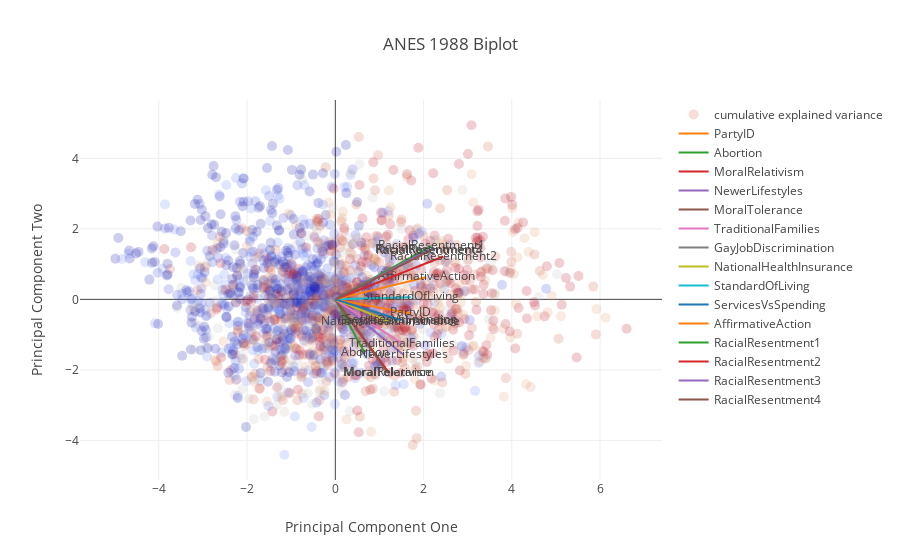

Notebook code cell kept with this figure:
### Code cell
biplot(pca, data_scaled, title='ANES 1988 Biplot', color=data_scaled.PartyID)

### Figure 1 — Plotly figure (JSON) as saved in the notebook; plotly's stock layout.template omitted (floating-point values rounded to 4 significant figures; data arrays with more than 128 entries replaced by an {"elided": "..."} marker saying what was removed)
{"data": [{"marker": {"color": {"elided": "2040 float values"}, "opacity": 0.2, "size": 10}, "mode": "markers", "name": "cumulative explained variance", "type": "scatter", "x": {"elided": "2040 float values"}, "y": {"elided": "2040 float values"}}, {"marker": {"color": {"elided": "2040 float values"}}, "mode": "lines+text", "name": "PartyID", "text": ["", "PartyID"], "type": "scatter", "x": [0, 1.695], "y": [0, -0.3995]}, {"marker": {"color": {"elided": "2040 float values"}}, "mode": "lines+text", "name": "Abortion", "text": ["", "Abortion"], "type": "scatter", "x": [0, 0.6621], "y": [0, -1.509]}, {"marker": {"color": {"elided": "2040 float values"}}, "mode": "lines+text", "name": "MoralRelativism", "text": ["", "MoralRelativism"], "type": "scatter", "x": [0, 1.211], "y": [0, -2.079]}, {"marker": {"color": {"elided": "2040 float values"}}, "mode": "lines+text", "name": "NewerLifestyles", "text": ["", "NewerLifestyles"], "type": "scatter", "x": [0, 1.544], "y": [0, -1.572]}, {"marker": {"color": {"elided": "2040 float values"}}, "mode": "lines+text", "name": "MoralTolerance", "text": ["", "MoralTolerance"], "type": "scatter", "x": [0, 1.19], "y": [0, -2.089]}, {"marker": {"color": {"elided": "2040 float values"}}, "mode": "lines+text", "name": "TraditionalFamilies", "text": ["", "TraditionalFamilies"], "type": "scatter", "x": [0, 1.517], "y": [0, -1.263]}, {"marker": {"color": {"elided": "2040 float values"}}, "mode": "lines+text", "name": "GayJobDiscrimination", "text": ["", "GayJobDiscrimination"], "type": "scatter", "x": [0, 1.418], "y": [0, -0.6132]}, {"marker": {"color": {"elided": "2040 float values"}}, "mode": "lines+text", "name": "NationalHealthInsurance", "text": ["", "NationalHealthInsurance"], "type": "scatter", "x": [0, 1.249], "y": [0, -0.6449]}, {"marker": {"color": {"elided": "2040 float values"}}, "mode": "lines+text", "name": "StandardOfLiving", "text": ["", "StandardOfLiving"], "type": "scatter", "x": [0, 1.709], "y": [0, 0.05683]}, {"marker": {"color": {"elided": "2040 float values"}}, "mode": "lines+text", "name": "ServicesVsSpending", "text": ["", "ServicesVsSpending"], "type": "scatter", "x": [0, 1.495], "y": [0, -0.5919]}, {"marker": {"color": {"elided": "2040 float values"}}, "mode": "lines+text", "name": "AffirmativeAction", "text": ["", "AffirmativeAction"], "type": "scatter", "x": [0, 2.057], "y": [0, 0.6253]}, {"marker": {"color": {"elided": "2040 float values"}}, "mode": "lines+text", "name": "RacialResentment1", "text": ["", "RacialResentment1"], "type": "scatter", "x": [0, 2.172], "y": [0, 1.511]}, {"marker": {"color": {"elided": "2040 float values"}}, "mode": "lines+text", "name": "RacialResentment2", "text": ["", "RacialResentment2"], "type": "scatter", "x": [0, 2.443], "y": [0, 1.214]}, {"marker": {"color": {"elided": "2040 float values"}}, "mode": "lines+text", "name": "RacialResentment3", "text": ["", "RacialResentment3"], "type": "scatter", "x": [0, 2.114], "y": [0, 1.412]}, {"marker": {"color": {"elided": "2040 float values"}}, "mode": "lines+text", "name": "RacialResentment4", "text": ["", "RacialResentment4"], "type": "scatter", "x": [0, 2.145], "y": [0, 1.382]}], "layout": {"title": "ANES 1988 Biplot", "xaxis": {"title": "Principal Component One"}, "yaxis": {"title": "Principal Component Two"}}}
